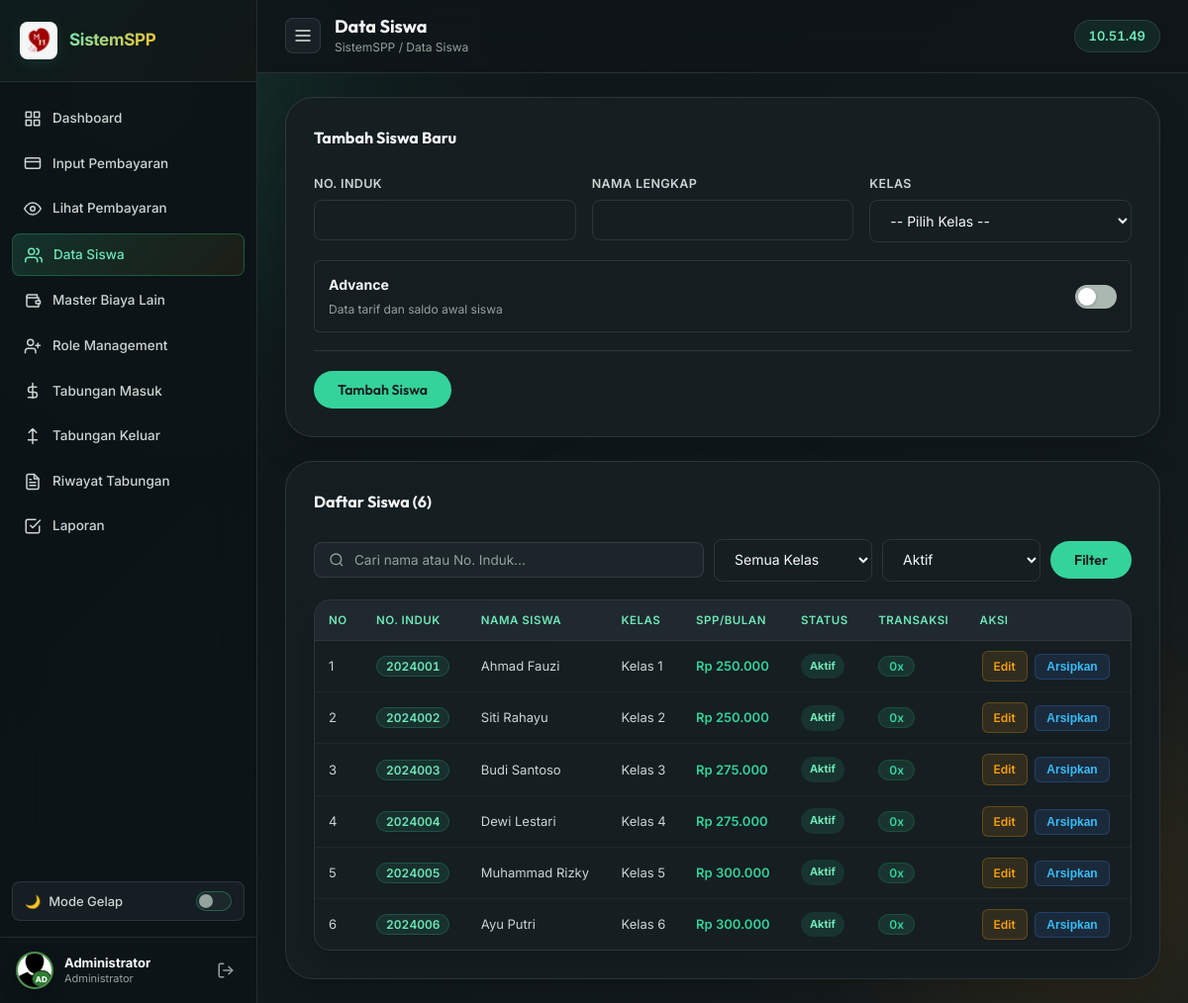
/siswa/daftar.php (signed in), run on the app's committed database.
### tables this page shows
CREATE TABLE `siswa` (
  `id`              INT AUTO_INCREMENT PRIMARY KEY,
  `NO_INDUK`        VARCHAR(10) NOT NULL UNIQUE,
  `NAMA`            VARCHAR(100) NOT NULL,
  `KELAS`           CHAR(1) NOT NULL,
  `SPP_PERBULAN`    DECIMAL(15,2) NOT NULL DEFAULT 0,
  `PANGKAL`         DECIMAL(15,2) NOT NULL DEFAULT 0,
  `BANGUNAN`        DECIMAL(15,2) NOT NULL DEFAULT 0,
  `SERAGAM`         DECIMAL(15,2) NOT NULL DEFAULT 0,
  `KEGIATAN`        DECIMAL(15,2) NOT NULL DEFAULT 0,
  `PANGKAL_BAYAR`   DECIMAL(15,2) NOT NULL DEFAULT 0,
  `BANGUNAN_BAYAR`  DECIMAL(15,2) NOT NULL DEFAULT 0,
  `SERAGAM_BAYAR`   DECIMAL(15,2) NOT NULL DEFAULT 0,
  `KEGIATAN_BAYAR`  DECIMAL(15,2) NOT NULL DEFAULT 0,
  `POMG`            DECIMAL(15,2) NOT NULL DEFAULT 0,
  `DAFTAR_ULANG`    DECIMAL(15,2) NOT NULL DEFAULT 0,
  `NO_induk_diknas` CHAR(10) DEFAULT NULL,
  `potong_pangkal`  DECIMAL(15,2) NOT NULL DEFAULT 0,
  `tot_pangkal`     DECIMAL(15,2) NOT NULL DEFAULT 0,
  `tot_du`          DECIMAL(15,2) NOT NULL DEFAULT 0,
  `potong_du`       DECIMAL(15,2) NOT NULL DEFAULT 0,
  `is_active`       TINYINT(1) NOT NULL DEFAULT 1,
  `created_at`      TIMESTAMP DEFAULT CURRENT_TIMESTAMP,
  KEY `idx_siswa_status_kelas_nama` (`is_active`, `KELAS`, `NAMA`),
  CONSTRAINT `chk_siswa_kelas_sd` CHECK (`KELAS` IN ('1','2','3','4','5','6'))
);

### siswa/daftar.php (the view, shortened to what this page needs)
<?php
require_once '../koneksi.php';
$oldInput = $_SESSION['student_old_input'] ?? [];
$editId = (int)($_GET['edit'] ?? 0);
$editStudent = $editId > 0 ? find_student($koneksi, $editId) : null;
$query = trim((string)($_GET['q'] ?? ''));
$filterClass = (string)($_GET['kelas'] ?? '');
$filterStatus = (string)($_GET['status'] ?? 'active');
$stmtList = $koneksi->prepare("
    SELECT s.*,
      (SELECT COUNT(*) FROM bayar p WHERE p.NO_INDUK = s.NO_INDUK) AS jml_bayar,
      ((SELECT COUNT(*) FROM bayar p WHERE p.NO_INDUK = s.NO_INDUK) +
       (SELECT COUNT(*) FROM bayar_du du WHERE du.no_induk = s.NO_INDUK) +
       (SELECT COUNT(*) FROM transaksi_m tm WHERE tm.NO_INDUK = s.NO_INDUK) +
       (SELECT COUNT(*) FROM transaksi_k tk WHERE tk.NO_INDUK = s.NO_INDUK)) AS history_count
    FROM siswa s
    WHERE (? = '' OR s.NO_INDUK LIKE CONCAT('%', ?, '%') OR s.NAMA LIKE CONCAT('%', ?, '%'))
      AND (? = '' OR s.KELAS = ?)
      AND (? = 'all' OR s.is_active = IF(? = 'archived', 0, 1))
    ORDER BY s.is_active DESC, CAST(s.KELAS AS UNSIGNED), s.NAMA ASC
");
$stmtList->bind_param('sssssss', $query, $query, $query, $filterClass, $filterClass, $filterStatus, $filterStatus);
$stmtList->execute();
$studentRows = $stmtList->get_result()->fetch_all(MYSQLI_ASSOC);
$formStudent = $editStudent ?? [];
$fieldMap = [
    'no_induk' => 'NO_INDUK', 'nama' => 'NAMA', 'kelas' => 'KELAS',
    'no_induk_diknas' => 'NO_induk_diknas', 'spp_perbulan' => 'SPP_PERBULAN',
    'pangkal' => 'PANGKAL', 'bangunan' => 'BANGUNAN', 'seragam' => 'SERAGAM',
    'kegiatan' => 'KEGIATAN', 'pomg' => 'POMG', 'daftar_ulang' => 'DAFTAR_ULANG',
    'potong_pangkal' => 'potong_pangkal', 'potong_du' => 'potong_du',
    'pangkal_bayar' => 'PANGKAL_BAYAR', 'bangunan_bayar' => 'BANGUNAN_BAYAR',
    'seragam_bayar' => 'SERAGAM_BAYAR', 'kegiatan_bayar' => 'KEGIATAN_BAYAR'
];
function form_student_value(string $key, array $oldInput, array $student, array $fieldMap, $default = '') {
    $column = $fieldMap[$key] ?? $key;
    return $student[$column] ?? $default;
}
?>
<!DOCTYPE html>
<html lang="id">
<head>
  <link rel="stylesheet" href="../assets/css/style.css?v=3.8" />
</head>
<body>
  <div class="bg-orbs"><div class="orb orb-1"></div><div class="orb orb-2"></div><div class="orb orb-3"></div></div>
  <div class="layout">
    <?php include '../includes/sidebar.php'; ?>
    <main class="main-content">
      <div class="topbar">
        <button class="sidebar-toggle" onclick="toggleSidebar()" id="btn-sidebar-toggle">
          <svg width="20" height="20" viewBox="0 0 24 24" fill="none" stroke="currentColor" stroke-width="2"><line x1="3" y1="12" x2="21" y2="12"/><line x1="3" y1="6" x2="21" y2="6"/><line x1="3" y1="18" x2="21" y2="18"/></svg>
        </button>
        <div class="topbar-title"><h2>Data Siswa</h2><span class="breadcrumb">SistemSPP / Data Siswa</span></div>
        <div class="clock-badge" id="liveClock">--:--:--</div>
      </div>
      <div class="main-card">
        <div class="card-title-row">
          <div class="card-title"><?= $editStudent ? 'Edit Siswa' : 'Tambah Siswa Baru' ?></div>
        </div>
        <form method="POST" action="daftar.php" id="form-master-siswa" novalidate>
          <div class="fields-grid">
            <div class="field-row">
              <label class="field-label" for="nis-baru">No. Induk</label>
              <input class="field-input" type="text" inputmode="numeric" maxlength="10" id="nis-baru" name="no_induk" required
                value="<?= htmlspecialchars((string)form_student_value('no_induk', $oldInput, $formStudent, $fieldMap)) ?>" />
            </div>
            <div class="field-row">
              <label class="field-label" for="nama-baru">Nama Lengkap</label>
              <input class="field-input" type="text" maxlength="100" id="nama-baru" name="nama" required
                value="<?= htmlspecialchars((string)form_student_value('nama', $oldInput, $formStudent, $fieldMap)) ?>" />
            </div>
            <div class="field-row">
              <label class="field-label" for="kelas-baru">Kelas</label>
              <select class="field-input field-select" id="kelas-baru" name="kelas" required>
                <option value="">-- Pilih Kelas --</option>
              </select>
            </div>
          </div>
          <label class="advanced-switch" for="advanced-enabled">
            <span><strong>Advance</strong><small>Data tarif dan saldo awal siswa</small></span>
            <span class="advanced-switch-track"><span></span></span>
          </label>
          <div class="action-bar" style="margin-top:18px">
            <button type="submit" class="btn btn-primary"><?= $editStudent ? 'Simpan Perubahan' : 'Tambah Siswa' ?></button>
          </div>
        </form>
      </div>
      <div class="main-card" style="margin-top:0">
        <div class="card-title-row"><div class="card-title">Daftar Siswa (<?= count($studentRows) ?>)</div></div>
        <form method="GET" action="daftar.php" class="filter-bar student-filter-bar">
          <div class="search-box">
            <svg width="16" height="16" viewBox="0 0 24 24" fill="none" stroke="currentColor" stroke-width="2"><circle cx="11" cy="11" r="8"/><line x1="21" y1="21" x2="16.65" y2="16.65"/></svg>
            <input type="search" name="q" value="<?= htmlspecialchars($query) ?>" placeholder="Cari nama atau No. Induk..." />
          </div>
          <select class="field-input field-select filter-sel" name="kelas">
            <option value="">Semua Kelas</option>
          </select>
          <select class="field-input field-select filter-sel" name="status">
            <option value="active" <?= $filterStatus === 'active' ? 'selected' : '' ?>>Aktif</option>
          </select>
          <button class="btn btn-primary" type="submit">Filter</button>
        </form>
        <div class="table-container">
          <table class="payment-table responsive-table">
            <thead><tr><th>No</th><th>No. Induk</th><th>Nama Siswa</th><th>Kelas</th><th>SPP/Bulan</th><th>Status</th><th>Transaksi</th><th>Aksi</th></tr></thead>
            <tbody>
              <?php if (!$studentRows): ?>
              <tr><td colspan="8"><div class="empty-state"><p>Data siswa tidak ditemukan</p></div></td></tr>
              <?php else: foreach ($studentRows as $index => $student): ?>
              <tr>
                <td data-label="No"><?= $index + 1 ?></td>
                <td data-label="No. Induk"><span class="badge-nis"><?= htmlspecialchars($student['NO_INDUK']) ?></span></td>
                <td data-label="Nama Siswa"><?= htmlspecialchars($student['NAMA']) ?></td>
                <td data-label="Kelas">Kelas <?= htmlspecialchars($student['KELAS']) ?></td>
                <td data-label="SPP/Bulan" class="nominal">Rp <?= number_format((float)$student['SPP_PERBULAN'], 0, ',', '.') ?></td>
                <td data-label="Status"><span class="master-status <?= $student['is_active'] ? 'is-active' : 'is-inactive' ?>"><?= $student['is_active'] ? 'Aktif' : 'Diarsipkan' ?></span></td>
                <td data-label="Transaksi"><span class="badge-count"><?= (int)$student['history_count'] ?>x</span></td>
                <td data-label="Aksi" class="aksi-col">
                  <a class="btn-tbl btn-tbl-edit" href="daftar.php?edit=<?= (int)$student['id'] ?>">Edit</a>
                  <form method="POST" action="daftar.php" style="display:inline" onsubmit="return confirm('<?= $student['is_active'] ? 'Arsipkan' : 'Pulihkan' ?> siswa <?= htmlspecialchars(addslashes($student['NAMA'])) ?>?')">
                    <button type="submit" class="btn-tbl btn-tbl-toggle"><?= $student['is_active'] ? 'Arsipkan' : 'Pulihkan' ?></button>
                  </form>
                </td>
              </tr>
              <?php endforeach; endif; ?>
            </tbody>
          </table>
        </div>
      </div>
    </main>
  </div>
</body>
</html>

### includes/sidebar.php (shortened to what this page needs)
<?php
$dir     = basename(dirname($_SERVER['PHP_SELF']));
if (in_array($dir, ['pembayaran', 'siswa', 'tabungan', 'laporan'])) {
    $root = '../';
} else {
    $root = '';
}
$role = $_SESSION['admin_role'] ?? '';
$allNavItems = [
  ['dashboard.php', 'Dashboard',
   '<rect x="3" y="3" width="7" height="7"/><rect x="14" y="3" width="7" height="7"/><rect x="14" y="14" width="7" height="7"/><rect x="3" y="14" width="7" height="7"/>',
   ['admin', 'bendahara']],
  ['pembayaran/form.php', 'Input Pembayaran',
   '<rect x="2" y="5" width="20" height="14" rx="2"/><line x1="2" y1="10" x2="22" y2="10"/>',
   ['admin']],
  ['pembayaran/lihat.php', 'Lihat Pembayaran',
   '<path d="M1 12s4-8 11-8 11 8 11 8-4 8-11 8-11-8-11-8z"/><circle cx="12" cy="12" r="3"/>',
   ['admin']],
  ['siswa/daftar.php', 'Data Siswa',
   '<path d="M17 21v-2a4 4 0 0 0-4-4H5a4 4 0 0 0-4 4v2"/><circle cx="9" cy="7" r="4"/><path d="M23 21v-2a4 4 0 0 0-3-3.87"/><path d="M16 3.13a4 4 0 0 1 0 7.75"/>',
   ['admin']],
  ['master_biaya_lain.php', 'Master Biaya Lain',
   '<path d="M20 12V8H6a2 2 0 0 1 0-4h12v4"/><path d="M4 6v12a2 2 0 0 0 2 2h14v-4"/><path d="M18 12a2 2 0 0 0 0 4h4v-4z"/>',
   ['admin']],
  ['role_management.php', 'Role Management',
   '<path d="M16 21v-2a4 4 0 0 0-4-4H6a4 4 0 0 0-4 4v2"/><circle cx="9" cy="7" r="4"/><line x1="19" y1="8" x2="19" y2="14"/><line x1="22" y1="11" x2="16" y2="11"/>',
   ['admin']],
  ['tabungan/masuk.php', 'Tabungan Masuk',
   '<path d="M12 2v20M17 7H9.5a3.5 3.5 0 0 0 0 7h5a3.5 3.5 0 0 1 0 7H6"/>',
   ['admin', 'kasir']],
  ['tabungan/keluar.php', 'Tabungan Keluar',
   '<path d="M6 17H18M12 22V2M7 7l5-5 5 5"/>',
   ['admin', 'kasir']],
  ['tabungan/riwayat.php', 'Riwayat Tabungan',
   '<path d="M14 2H6a2 2 0 0 0-2 2v16a2 2 0 0 0 2 2h12a2 2 0 0 0 2-2V8z"/><polyline points="14 2 14 8 20 8"/><line x1="16" y1="13" x2="8" y2="13"/><line x1="16" y1="17" x2="8" y2="17"/><polyline points="10 9 9 9 8 9"/>',
   ['admin', 'kasir', 'bendahara']],
  ['laporan/index.php', 'Laporan',
   '<path d="M9 11l3 3L22 4"/><path d="M21 12v7a2 2 0 0 1-2 2H5a2 2 0 0 1-2-2V5a2 2 0 0 1 2-2h11"/>',
   ['admin', 'bendahara']],
];
$navItems = array_filter($allNavItems, fn($item) => in_array($role, $item[3], true));
$navItems = array_values($navItems);
$roleLabels = ['admin' => 'Administrator', 'bendahara' => 'Bendahara TU', 'kasir' => 'Kasir'];
$roleLabel  = $roleLabels[$role] ?? 'Pengguna';
$roleAvatars = [
  'admin' => 'AD',
  'bendahara' => 'BD',
  'kasir' => 'KS',
];
$roleAvatar = $roleAvatars[$role] ?? 'US';
?>
<aside class="sidebar" id="sidebar">
  <div class="sidebar-brand">
    <div class="brand-icon brand-logo-wrap">
      <img src="<?= $root ?>assets/img/school-logo.png" alt="Logo SD MH" class="brand-logo-img" />
    </div>
    <span class="brand-name">SistemSPP</span>
  </div>
  <nav class="sidebar-nav">
    <?php foreach ($navItems as [$href, $label, $icon, $roles]):
      $isActive = (strpos($_SERVER['PHP_SELF'], str_replace('../', '', $href)) !== false) ? 'active' : '';
    ?>
    <a href="<?= $root . $href ?>" class="nav-item <?= $isActive ?>">
      <svg width="18" height="18" viewBox="0 0 24 24" fill="none" stroke="currentColor" stroke-width="2" stroke-linecap="round" stroke-linejoin="round"><?= $icon ?></svg>
      <?= $label ?>
    </a>
    <?php endforeach; ?>
  </nav>
  <div style="padding: 0 12px 8px;">
    <button class="theme-toggle" id="btn-theme-toggle" onclick="toggleTheme()" title="Ganti tema">
      <span id="theme-icon">🌙</span>
      <span id="theme-label">Mode Gelap</span>
      <span class="toggle-track"><span class="toggle-thumb"></span></span>
    </button>
  </div>
  <div class="sidebar-footer">
    <div class="admin-info">
      <div class="admin-avatar admin-avatar-<?= htmlspecialchars($role) ?>">
        <img src="<?= $root ?>assets/img/profile-avatar.png?v=2" alt="<?= htmlspecialchars($roleLabel) ?>" class="admin-avatar-img" width="38" height="38" />
        <span class="admin-avatar-badge"><?= htmlspecialchars($roleAvatar) ?></span>
      </div>
      <div>
        <span class="admin-name"><?= htmlspecialchars($_SESSION['admin_nama'] ?? 'Admin') ?></span>
        <span class="admin-role"><?= $roleLabel ?></span>
      </div>
    </div>
    <a href="<?= $root ?>logout.php" class="logout-btn" title="Logout">
      <svg width="18" height="18" viewBox="0 0 24 24" fill="none" stroke="currentColor" stroke-width="2" stroke-linecap="round" stroke-linejoin="round"><path d="M9 21H5a2 2 0 0 1-2-2V5a2 2 0 0 1 2-2h4"/><polyline points="16 17 21 12 16 7"/><line x1="21" y1="12" x2="9" y2="12"/></svg>
    </a>
  </div>
</aside>

### data on the page
siswa: NO_INDUK "2024001", NAMA "Ahmad Fauzi", KELAS "1", SPP_PERBULAN "250.000", is_active "Aktif", history_count "0"
siswa: NO_INDUK "2024002", NAMA "Siti Rahayu", KELAS "2", SPP_PERBULAN "250.000", is_active "Aktif", history_count "0"
siswa: NO_INDUK "2024003", NAMA "Budi Santoso", KELAS "3", SPP_PERBULAN "275.000", is_active "Aktif", history_count "0"
siswa: NO_INDUK "2024004", NAMA "Dewi Lestari", KELAS "4", SPP_PERBULAN "275.000", is_active "Aktif", history_count "0"
siswa: NO_INDUK "2024005", NAMA "Muhammad Rizky", KELAS "5", SPP_PERBULAN "300.000", is_active "Aktif", history_count "0"
siswa: NO_INDUK "2024006", NAMA "Ayu Putri", KELAS "6", SPP_PERBULAN "300.000", is_active "Aktif", history_count "0"

### other printed values
$label "Dashboard"
$label "Input Pembayaran"
$label "Lihat Pembayaran"
$label "Data Siswa"
$label "Master Biaya Lain"
$label "Role Management"
$label "Tabungan Masuk"
$label "Tabungan Keluar"
$label "Riwayat Tabungan"
$label "Laporan"
$roleAvatar "AD"
$_SESSION['admin_nama'] "Administrator"
$roleLabel "Administrator"
count($studentRows) "6"
